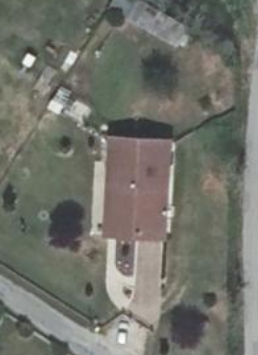
#> input picture MetaData/1.Real_Image/Photos/Photo25Files/25.png, 258 x 355 px
$ python main.py
#> lines starting #> are read from the running program, lines starting #| are printed output that depends on the picture; after the words box and inside, x2 and y2 are one past the last pixel; in counts of white or black regions, pixels touching at a corner belong together
import cv2
import imutils
from scipy.spatial import distance as dist
from collections import OrderedDict
import numpy as np

class ColorLabeler:
    def __init__(self):
        # initialize the colors dictionary, containing the color
        # name as the key and the RGB tuple as the value
        colors = OrderedDict({
            "red": (255, 0, 0),
            "green": (0, 255, 0),
            "blue": (0, 0, 255)})
        # allocate memory for the L*a*b* image, then initialize
        # the color names list
        self.lab = np.zeros((len(colors), 1, 3), dtype="uint8")
        self.colorNames = []
        # loop over the colors dictionary
        for (i, (name, rgb)) in enumerate(colors.items()):
            # update the L*a*b* array and the color names list
            self.lab[i] = rgb
            self.colorNames.append(name)
        # convert the L*a*b* array from the RGB color space
        # to L*a*b*
        self.lab = cv2.cvtColor(self.lab, cv2.COLOR_RGB2LAB)

    # [20 lines left out: function label, not called in this run]


class ShapeDetector:
	def __init__(self):
		pass
	def detect(self, c, espilon):
		# initialize the shape name and approximate the contour
		shape = "unidentified"
		peri = cv2.arcLength(c, True)
		approx = cv2.approxPolyDP(c, espilon * peri, True)
				# if the shape is a triangle, it will have 3 vertices
		if len(approx) == 3:
			shape = "triangle"
		# if the shape has 4 vertices, it is either a square or
		# a rectangle
		elif len(approx) == 4:
			# compute the bounding box of the contour and use the
			# bounding box to compute the aspect ratio
			(x, y, w, h) = cv2.boundingRect(approx)
			ar = w / float(h)
			# a square will have an aspect ratio that is approximately
			# equal to one, otherwise, the shape is a rectangle
			shape = "square" if ar >= 0.95 and ar <= 1.05 else "rectangle"
		# if the shape is a pentagon, it will have 5 vertices
		elif len(approx) == 5:
			shape = "pentagon"
		elif len(approx) == 6:
			shape = "hexagon"
		elif len(approx) == 7:
			shape = "heptagon"
		# otherwise, we assume the shape is a circle
		else:
			shape = "circle"
		# return the name of the shape
		return shape,approx


def stackImages(scale,imgArray):
    rows = len(imgArray)
    cols = len(imgArray[0])
    rowsAvailable = isinstance(imgArray[0], list)
    width = imgArray[0][0].shape[1]
    height = imgArray[0][0].shape[0]
    if rowsAvailable:
        for x in range ( 0, rows):
            for y in range(0, cols):
                if imgArray[x][y].shape[:2] == imgArray[0][0].shape [:2]:
                    imgArray[x][y] = cv2.resize(imgArray[x][y], (0, 0), None, scale, scale)
                else:
                    imgArray[x][y] = cv2.resize(imgArray[x][y], (imgArray[0][0].shape[1], imgArray[0][0].shape[0]), None, scale,scale)
                if len(imgArray[x][y].shape) == 2: imgArray[x][y] = cv2.cvtColor(imgArray[x][y], cv2.COLOR_GRAY2BGR)
        imageBlank = np.zeros((height, width, 3), np.uint8)
        hor = [imageBlank]*rows
        hor_con = [imageBlank]*rows
        for x in range(0, rows):
            hor[x] = np.hstack(imgArray[x])
        ver = np.vstack(hor)
    else:
        for x in range(0, rows):
            if imgArray[x].shape[:2] == imgArray[0].shape[:2]:
                imgArray[x] = cv2.resize(imgArray[x], (0, 0), None, scale, scale)
            else:
                imgArray[x] = cv2.resize(imgArray[x], (imgArray[0].shape[1], imgArray[0].shape[0]), None, scale, scale)
            if len(imgArray[x].shape) == 2: imgArray[x] = cv2.cvtColor(imgArray[x], cv2.COLOR_GRAY2BGR)
        hor = np.hstack(imgArray)
        ver = hor
    return ver

def nothing(x) :
    pass

def imageCenter(image) :
    (h,w) = image.shape[:2]
    cv2.circle(image, (w//2, h//2), 7, (255, 0, 0), -1) #where w//2, h//2 are the required frame/image centeroid's XYcoordinates.

def pixel_color(img,x,y) :
    imgBGR = cv2.imread(img)
    imgHSV = cv2.cvtColor(imgBGR,cv2.COLOR_BGR2HSV)
    #in order B G R
    #img[row,column], row means y, column means x
    # b,g,r = imgBGR[int(y),int(x)]


    # print(r,g,b)
    h,s,v = imgHSV[int(y),int(x)]
    # print(h,s,v)

    low_white = np.array([0, 0, 200], np.uint8)     # [H, S, V]
    high_white = np.array([180, 30, 255], np.uint8)

    #red
    redLower = np.array([136,87,111], np.uint8)
    redUpper = np.array([180,255,255], np.uint8)


    #green
    greenLower = np.array([15, 15, 50])
    greenUpper = np.array([179,116,104], np.uint8)

    #blue
    blueLower = np.array([94,80,2], np.uint8)
    blueUpper = np.array([120,255,255], np.uint8)

    #yellow
    yellowLower = np.array([25,59,119], np.uint8)
    yellowUpper = np.array([54,255,255], np.uint8)

    #orange
    orangeLower = np.array([0,50,80], np.uint8)
    orangeUpper = np.array([20,255,255], np.uint8)

    #purple
    purpleLower = np.array([130,80,80], np.uint8)
    purpleUpper = np.array([150,255,255], np.uint8)

    whiteCheck = all([h,s,v] >= low_white) and all([h,s,v] <= high_white)
    redCheck = all([h,s,v] >= redLower) and all([h,s,v] <= redUpper)
    greenCheck = all([h,s,v] >= greenLower) and all([h,s,v] <= greenUpper)
    blueCheck = all([h,s,v] >= blueLower) and all([h,s,v] <= blueUpper)
    yellowCheck = all([h,s,v] >= yellowLower) and all([h,s,v] <= yellowUpper)
    orangeCheck = all([h,s,v] >= orangeLower) and all([h,s,v] <= orangeUpper)
    purpleCheck = all([h,s,v] >= purpleLower) and all([h,s,v] <= purpleUpper)

    if whiteCheck == 1:
        return "White"
    elif redCheck == 1:
        return "Red"
    elif greenCheck == 1:
        return "Green"
    elif blueCheck == 1:
        return "Blue"
    elif yellowCheck == 1:
         return "Yellow"
    elif orangeCheck == 1:
         return "Orange"
    elif purpleCheck == 1:
         return "Purple"
    else :
        return "No color"

def adjustBrightness(img, factor = 1.2):
    imgHsv = cv2.cvtColor(img,cv2.COLOR_BGR2HSV)
    h,s,v = cv2.split(imgHsv)
    v = np.clip(v*factor, a_min = 0, a_max = 255).astype(np.uint8)
    imgHsv = cv2.merge([h,s,v])
    return cv2.cvtColor(imgHsv,cv2.COLOR_HSV2BGR)

def ObjectLabeler(shape, color):
    if (color == "Green") and (shape == "circle"):
        return "Tree"
    elif (shape == "square") or (shape == "rectangle") or (shape == "pentagon") or ((shape == "hexagon")):
        return "House"
    else :
        return "Undefined Object"

    return "Undefined Object"


# [102 lines left out: function reduce_shadow, not called in this run]


#from the coodination potision of object, we calculate the angle between
#2 vectors, first vector is drone towards east,
#second vector is drone toward object as trigonomectric circle.
def PositionDetector(x,y):
    if x == 0 :
        #north
        if y > 0 :
            tanA = 99999
        #south
        elif y < 0 :
            tanA = -99999
        #center of photo
        else :
            tanA = 100000
    else :
        tanA = float(y/x)
    return tanA

def LightBalance(image) :
     image = cv2.equalizeHist(image)
     return image

def WriteName2File(fileName) :
    file.writelines("(scene " + fileName)
    file.write("\n")

def WriteNumbObjectInTotal(objectNumb) :
    file.write("\n")
    file.write("  (object's-number {})\n".format(objectNumb))
    #write end file
    file.write(")")

def WriteObj2File(objectType, color, shape, perimeter,rX,rY):
    file.write("\n")
    file.writelines("  (" + objectType + "\n")
    file.writelines("    (color " + "\"{}\")\n".format(color))
    file.write("    ({}\n".format(shape))
    file.write("      (perimeter {})\n".format(perimeter))
    file.write("      (coordinate ({},{}))\n".format(rX,rY))
    file.write("    )\n")
    file.write("  )\n")

# With photos who includes complex backgr, but color difference between backgr and object is clear.
# We can use this func to remove back-gr.
# Not effective with tooo bright or too dark photos
def backgr_removal(image,threshold_gr=50,kernel_size=11):

    total_pixel_in_kernel = kernel_size*kernel_size
    Eighty_percent_kernel = int(total_pixel_in_kernel*0.8)
    gr_pixel_in_total = 0
    half_size_kernel = int((kernel_size-1)/2)
    # Convert image from BGR to HSV
    hsv_img = cv2.cvtColor(image, cv2.COLOR_BGR2HSV)

    # Extract the all channels from hsv
    h,s,v_channel = cv2.split(hsv_img)
    height, width, _ = hsv_img.shape

    #run thourgh all image
    for y in range(0+half_size_kernel,height-half_size_kernel+1,1):
        for x in range(0+half_size_kernel,width-half_size_kernel+1,1):
            #find a dark pixel
            if h[y,x] < threshold_gr :

                #check dark region around dark pixel
                for j in range(y-half_size_kernel,y+half_size_kernel,1):
                    for i in range(x-half_size_kernel,x+half_size_kernel,1):
                        if h[j,i] < threshold_gr :
                            gr_pixel_in_total = gr_pixel_in_total + 1

                if gr_pixel_in_total > Eighty_percent_kernel :
                    #change the brightness of dark region
                    for j in range(y-half_size_kernel,y+half_size_kernel):
                        for i in range(x-half_size_kernel,x+half_size_kernel):
                            image[j,i] = [255,255,255]
            gr_pixel_in_total = 0


    # return new image
    return image

fileName = "25.png"
NumberOfObj = 0

image = cv2.imread(fileName)
#> image is the input picture: shape (355, 258, 3); mean B, G, R 106.2, 114.5, 113.5

imageOrigin = image.copy()

# image = reduce_shadow(image)
#open a file to write results
file = open("Real_data.sxp","w")
WriteName2File(fileName)

#adjust brightness
image = adjustBrightness(image)
#> in adjustBrightness, `imgHsv = cv2.cvtColor(img,cv2.COLOR_BGR2HSV)`: imgHsv: shape (355, 258, 3); mean H, S, V 45.4, 26.5, 117.3
#> in adjustBrightness, `h,s,v = cv2.split(imgHsv)`:
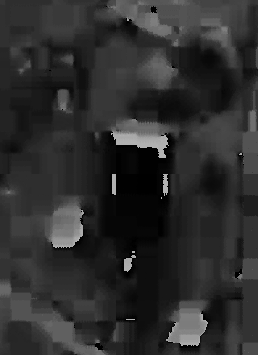
#> h: shape (355, 258); min 0, max 179, mean 45.4
#> in adjustBrightness, `h,s,v = cv2.split(imgHsv)`:
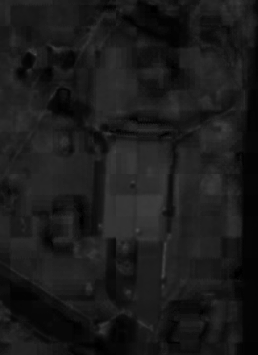
#> s: shape (355, 258); min 0, max 74, mean 26.5
#> in adjustBrightness, `imgHsv = cv2.merge([h,s,v])`: imgHsv: shape (355, 258, 3); mean H, S, V 45.4, 26.5, 140.3

#get two first value of img.shape array
(h,w) = image.shape[:2]
#> h = 355; w = 258


imgContour = image.copy()


#first parameter of this filter is spatial window radius
#If sp is small, only nearby pixels affect the result —
#   so smoothing is localized.
#If sp is large, even pixels farther away
#   (but with similar color) can be grouped —
#       leading to larger smoothed regions.
# Large sp parameter creates heavy calculation, slow calculation
#   ,so the computer could take a lot of time to calculate it.
#       Even the program crashes.


BackGrRmv_Or_ShiftFil = 1
if (BackGrRmv_Or_ShiftFil == 0) :
    filtered = cv2.pyrMeanShiftFiltering(image, 30, 45)
else :
    filtered = backgr_removal(image,75)
#> in backgr_removal, `hsv_img = cv2.cvtColor(image, cv2.COLOR_BGR2HSV)`: hsv_img: shape (355, 258, 3); mean H, S, V 45.5, 27.5, 140.3
#> after the loop in backgr_removal, `for y in range(0+half_size_kernel,height-half_size_kernel+1,1):`:
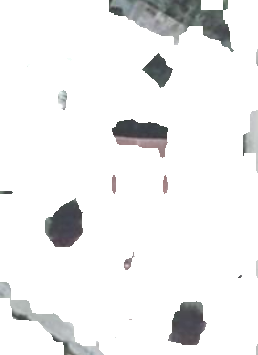
#> image: shape (355, 258, 3); mean B, G, R 239.7, 239.6, 239.3

# applying different thresholding : START
# techniques on the input image
gray = cv2.cvtColor(filtered, cv2.COLOR_BGR2GRAY)

#Historical equalization
gray = LightBalance(gray)
# applying different thresholding : END

#canny edge detection
edges1 = cv2.Canny(image=filtered,threshold1 = 49,threshold2 = 255)
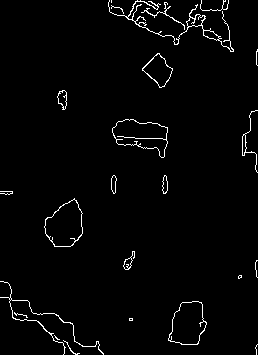
#> edges1: shape (355, 258); 2.2% white in thin lines or dots

#closing image :: END
#create variable for kernel trackbar

kernel = np.ones((3,3), np.uint8)
closing = cv2.morphologyEx(edges1, cv2.MORPH_CLOSE, kernel, iterations = 1)
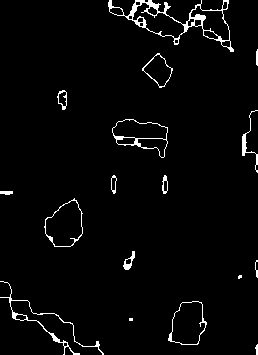
#> closing: shape (355, 258); 2.9% white in thin lines or dots


# find contours in the thresholded image
cnts,hierarchy = cv2.findContours(closing, cv2.RETR_EXTERNAL,
    cv2.CHAIN_APPROX_SIMPLE)
#> cnts = 17 contours, 5 with area under 20; largest, box (x1, y1, x2, y2) and area: (108, 0, 234, 52) 2424, (112, 119, 168, 158) 1294, (44, 198, 83, 247) 1275, (168, 301, 207, 345) 1190, (142, 53, 173, 88) 554

# initialize the shape detector and color labeler
sd = ShapeDetector()
cl = ColorLabeler()

# loop over the contours
for c in cnts:

    #calculate contour area for removing small contour(noise)
    area = cv2.contourArea(c)
#> area = 11.5
    areaMin = 1160

    areaMax = 7471

    Espilonx10000 = 0
    espilon = Espilonx10000/10000

    #put contour detection in a specific condition
    if (area > areaMin and area < areaMax): # and area < areaMax :
        # compute the center of the contour
        M = cv2.moments(c)
        cX = int((M["m10"] / M["m00"]) )
        cY = int((M["m01"] / M["m00"]) )

        #Real position compare to drone
        rX = cX - w/2
        rY = h/2 - cY

        # detect the shape of the contour and label the color
        (shape,approx) = sd.detect(c,espilon)

        color = pixel_color(fileName,cX,cY)

        #object labeler
        object = ObjectLabeler(shape,color)

        # multiply the contour (x, y)-coordinates by the resize ratio,
        # then draw the contours and the name of the shape and labeled
        # color on the image
        c = c.astype("float")
        c = c.astype("int")
        text = "{} {}".format(color, shape)
        cv2.drawContours(imgContour, [approx], -1, (0, 255, 0), 2)

        cv2.putText(imgContour, text, (cX, cY),
            cv2.FONT_HERSHEY_PLAIN, 1, (255, 255, 0), 2)

        #Print the new coordination offset with center of image.
        cv2.putText(imgContour,"({},{})".format(rX,rY),(cX, cY+20),
            cv2.FONT_HERSHEY_PLAIN, 1, (255, 255, 0), 2)

        cv2.putText(imgContour, object, (cX, cY+40),
            cv2.FONT_HERSHEY_PLAIN, 1, (255, 255, 0), 2)

        cv2.putText(imgContour, " tanA={:.2f}".format(PositionDetector(rX,rY)), (cX, cY+60),
            cv2.FONT_HERSHEY_PLAIN, 1, (255, 255, 0), 2)

        #write results to file
        WriteObj2File(objectType=object,color=color,shape=shape,perimeter=area,rX=rX,rY=rY)
        NumberOfObj = NumberOfObj + 1

WriteNumbObjectInTotal(NumberOfObj)


# show the output image

imgStack = stackImages(1,([imageOrigin,gray,filtered],[edges1,closing,imgContour]))
#> in stackImages, `ver = np.vstack(hor)`:
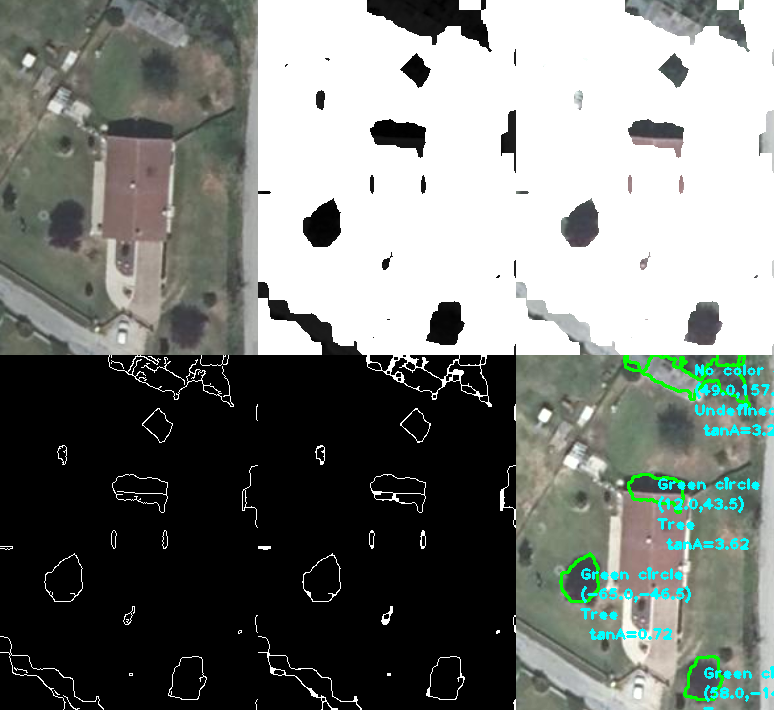
#> ver: shape (710, 774, 3); mean of channels 0, 1, 2 119.7, 123.8, 119.5; drawn as B, G, R

cv2.imshow("ImageStack", imgStack)
cv2.imshow("Image",imgContour)
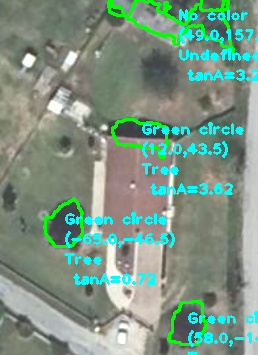
#> window 'Image': shape (355, 258, 3); mean B, G, R 131.6, 148.4, 123.9

file.close()

cv2.waitKey(0)
